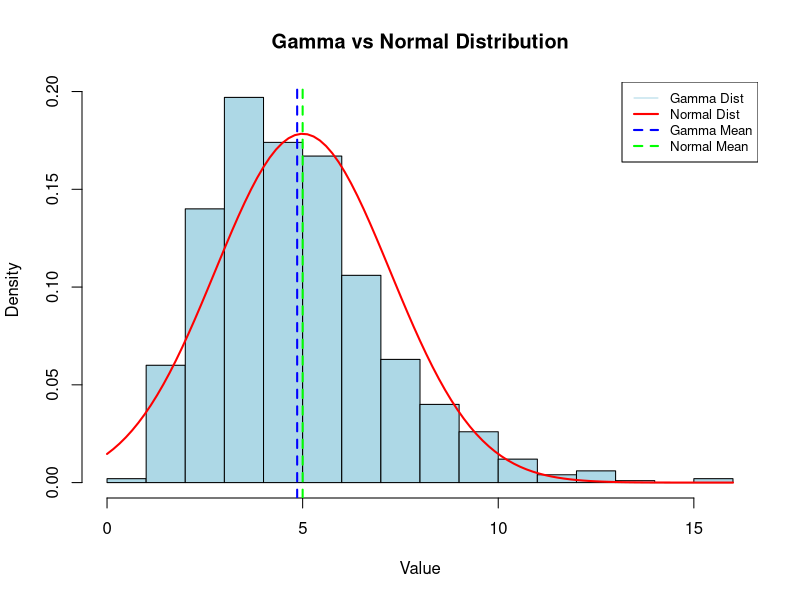
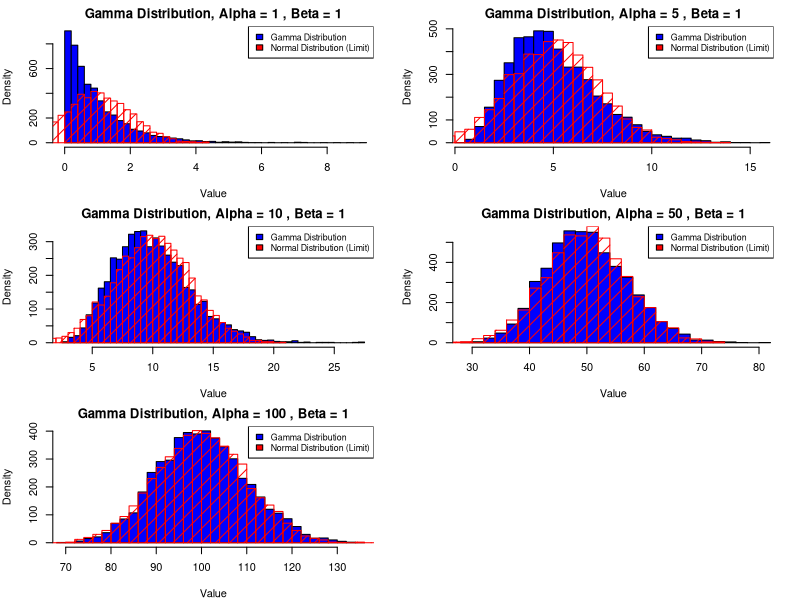
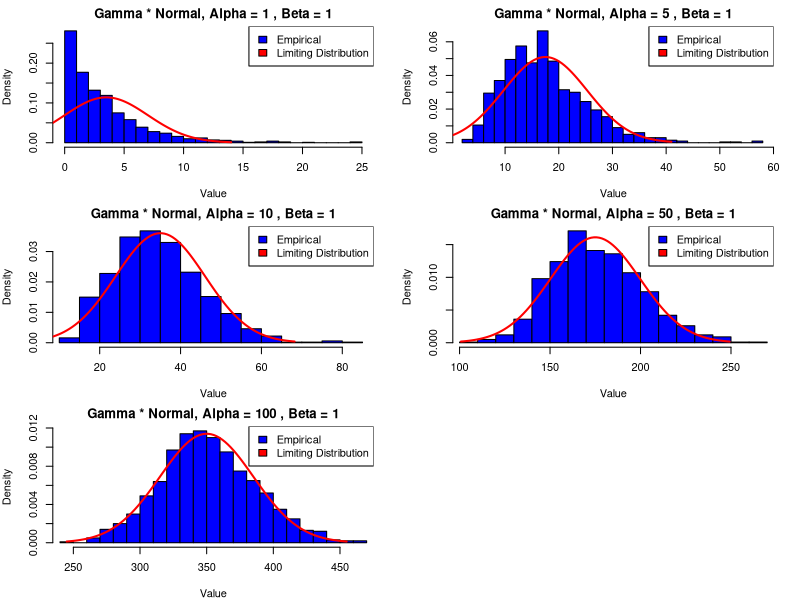

R code for these plots, in order:
## ---- chunk 1
#Example

#Code here
## ---- chunk 2

password_generator <- function(length, special) {
  # funtion to detect integers --> is.number was errours
  is.wholenumber <- function(x, tol = .Machine$double.eps^0.5) abs(x - round(x)) < tol
  
  # 1.Check: For integer and length > 4
  if (missing(length) || !is.wholenumber(length) || length < 4) {
    return("Number of symbols must be a positive integer and password must be at least of length 4!")
  }
  
  # Lists with elements for password
  letters <- strsplit("abcdefghijklmnopqrstuvwxyz", NULL)[[1]]
  letters_upper <- strsplit("ABCDEFGHIJKLMNOPQRSTUVWXYZ", NULL)[[1]]
  numbers <- strsplit("0123456789", NULL)[[1]]
  specials <- strsplit("$%&/()", NULL)[[1]]
  
  # 2. Check: If specials included or not
  lst <- c(letters, letters_upper, numbers)
  if (special) {
    lst <- c(lst, specials)
  }
  
  # Creates an output vector and adds a random element from each list
  output <- c(
    sample(letters, 1),
    sample(letters_upper, 1),
    sample(numbers, 1)
  )

  if (special) {
    output <- c(output, sample(specials, 1))
  }
  
  # Loop thu list until desired length is fulfilled
  while (length(output) < length) {
    random_element_selector <- sample(lst, 1)
    output <- c(output, sample(random_element_selector, 1))
  }
  
  # Setting up final password
  final_password <- paste(sample(output), collapse = "")
  
  # Output of the password and message for user
  if (nchar(final_password) < 6) {
    return(paste("Weak password!", final_password))
  } else if (nchar(final_password) >= 6 && nchar(final_password) < 10) {
    return(paste("Moderate password!", final_password))
  } else {
    return(paste("Strong password!", final_password))
  }
}

## ---- chunk 3
# Test of the function

length = 7
special = T
password_generator(length, special)


length = 3
special = T
password_generator(length, special)


length = 4.5
special = T
password_generator(length, special)


length = 5
special = F
password_generator(length, special)


length = 50
special = T
password_generator(length, special)

## ---- chunk 4
# Setting fixed random seed
set.seed(28)

# Function to get gamma sample (Inverse Transformation method)
get_gamma_sample <- function(a, b, N) {
  # Generate uniform random variables
  u <- runif(N)
  
  # Calculate the scale parameter for qgamma
  scale_param <- 1 / b
  
  # Use qgamma to get Gamma-distributed sample
  gamma_sample <- qgamma(u, shape = a, scale = scale_param)
  return(gamma_sample)
}

# Generate gamma-distributed samples for large alpha
alpha_large <- 5
beta <- 1
N <- 1000

gamma_samples_large_alpha <- get_gamma_sample(alpha_large, beta, N)

# Plot histogram
hist(gamma_samples_large_alpha, freq = FALSE, main = "Gamma vs Normal Distribution",
     xlab = "Value", col = "lightblue", border = "black")

# Add the theoretical normal distribution curve
curve(dnorm(x, mean = alpha_large * beta, sd = sqrt(alpha_large * beta^2)), 
      col = "red", lwd = 2, add = TRUE)

# Add vertical lines for means
abline(v = mean(gamma_samples_large_alpha), col = "blue", lty = 2, lwd = 2)
abline(v = alpha_large * beta, col = "green", lty = 2, lwd = 2)

# Add legend with smaller size
legend("topright", legend = c("Gamma Dist", "Normal Dist", "Gamma Mean", "Normal Mean"),
       col = c("lightblue", "red", "blue", "green"), lty = c(1, 1, 2, 2), lwd = c(1, 2, 2, 2), cex = 0.8)


## ---- chunk 5
# Setting parameters
alpha_values <- c(1, 5, 10, 50, 100)
beta <- 1
N <- 5000
set.seed(28)

# Setting up subplots with larger size and more elongated aspect ratio
par(mfrow = c(3, 2), figsize = c(12, 30), mar = c(4, 4, 2, 2))

# Creating plots
for (i in 1:length(alpha_values)) {
  
  # Generate Gamma samples
  gamma_samples <- get_gamma_sample(alpha_values[i], beta, N)
  
  # Plot Gamma distribution histogram
  hist(gamma_samples, breaks = "scott", col = 'blue', main = paste("Gamma Distribution, Alpha =", alpha_values[i], ", Beta =", beta),
       xlab = "Value", ylab = "Density", xlim = c(min(gamma_samples), max(gamma_samples)))
  
  # Plot the limiting Normal distribution
  normal_mean <- alpha_values[i] * beta
  normal_var <- alpha_values[i] * (beta^2)
  normal_samples <- rnorm(N, mean = normal_mean, sd = sqrt(normal_var))
  hist(normal_samples, breaks = "scott", col = 'red', add = TRUE, density = 10)
  
  # Add legend with adjusted cex value for better readability
  legend("topright", legend = c('Gamma Distribution', 'Normal Distribution (Limit)'), fill = c('blue', 'red'), cex = 0.8)
}

## ---- chunk 6
# Empirical work on Slutsky's theorem

# Set parameters
N_MCarlo <- 1000
n <- 1000
alpha_values <- c(1, 5, 10, 50, 100)
beta <- 1
mu <- 3.5
sigma <- 7

set.seed(28)

# Set up subplots with larger size and elongated aspect ratio
par(mfrow = c(3, 2), mar = c(4, 4, 2, 2), fig.width = 10, fig.height = 12)

# Create plot
for (i in 1:length(alpha_values)) {
  # Generate sample
  X_n <- get_gamma_sample(alpha_values[i], beta, N_MCarlo)
  Y_n <- rnorm(N_MCarlo, mean = mu, sd = 4 * (sigma^2) * sqrt(n^-5))
  sample <- X_n * Y_n

  # Plot results
  hist(sample, breaks = "scott", prob = TRUE, col = 'blue',
       main = paste("Gamma * Normal, Alpha =", alpha_values[i], ", Beta =", beta),
       xlab = "Value", ylab = "Density", xlim = c(min(sample), max(sample)))
  
  # Compute expected limiting distribution parameters
  expected_mean <- alpha_values[i] * mu
  expected_variance <- alpha_values[i] * (mu^2 + 16 * (sigma^4) * (n^-5))

  # Overlay expected limiting distribution without additional libraries
  x <- seq(expected_mean - 3 * sqrt(expected_variance), expected_mean + 3 * sqrt(expected_variance), length.out = 100)
  pdf_values <- (1 / sqrt(2 * pi * expected_variance)) * exp(-0.5 * ((x - expected_mean) / sqrt(expected_variance))^2)
  lines(x, pdf_values, col = 'red', lwd = 2)
  
  legend("topright", legend = c('Empirical', 'Limiting Distribution'), fill = c('blue', 'red'))
}

